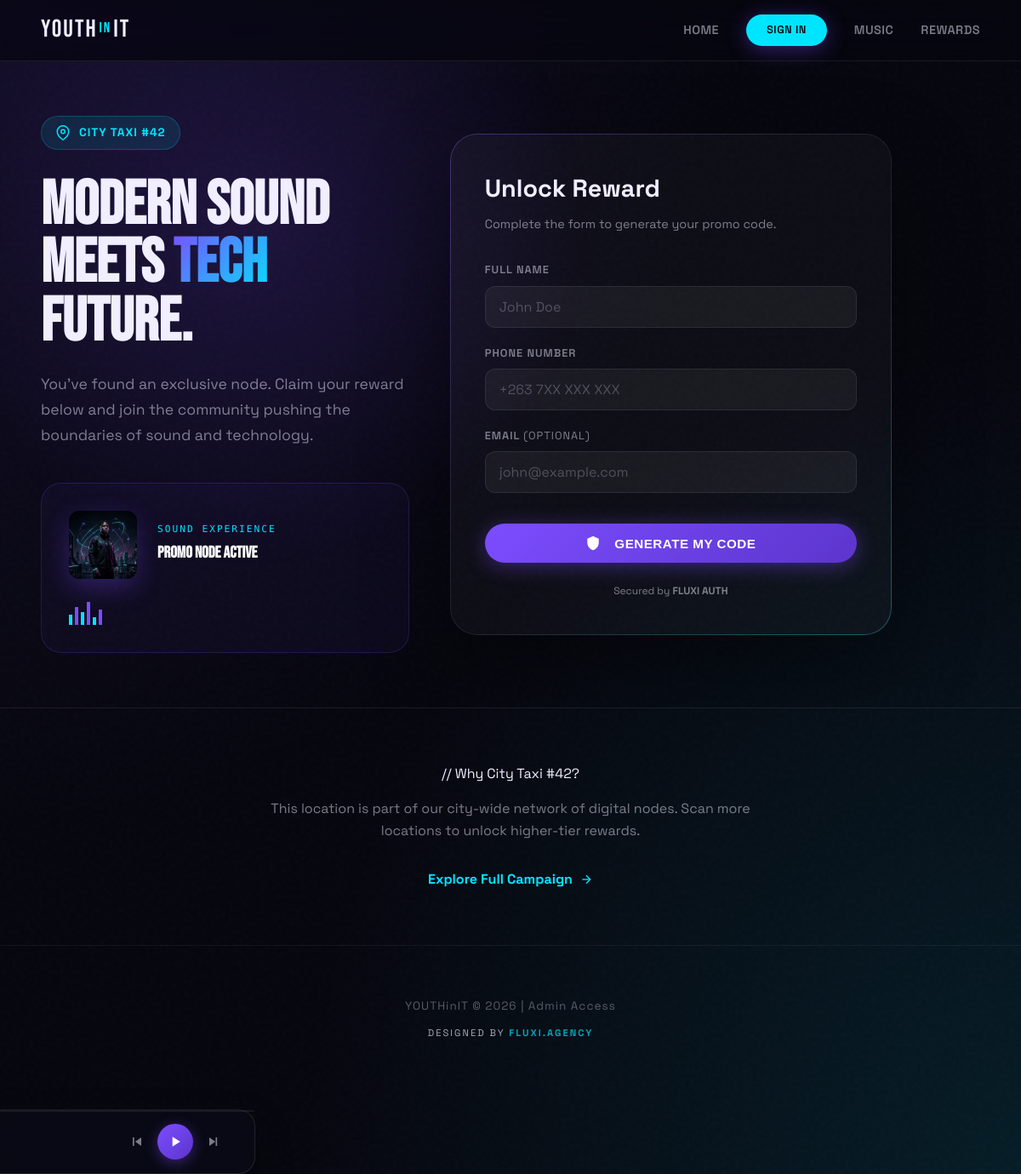
Page /scan/taxi-42/ on the committed database.
### campaign/models.py (models this page shows, shortened)
class CampaignLocation(models.Model):
    name = models.CharField(max_length=100)
    slug = models.SlugField(unique=True)
    description = models.TextField(blank=True)
    youtube_url = models.URLField(blank=True, null=True, help_text="Optional YouTube video for the landing page")

### campaign/views.py (the view, shortened to what this page needs)
# urls.py: path('scan/<slug:slug>/', views.scan_landing, name='scan_landing'),
def scan_landing(request, slug):
    location = get_object_or_404(CampaignLocation, slug=slug)
    ScanLog.objects.create(
        location=location,
        ip_address=request.META.get('REMOTE_ADDR'),
        user_agent=request.META.get('HTTP_USER_AGENT')
    )
    embed_url = None
    return render(request, 'campaign/scan_landing.html', {
        'location': location,
        'embed_url': embed_url
    })

### campaign/templates/campaign/scan_landing.html (shortened to what this page needs)
{% extends 'campaign/base.html' %}
{% load static %}
{% block content %}
<section class="scan-hero">
    <div class="container">
        <div class="scan-container">
            <div class="scan-info animate-fade-in">
                <div class="location-tag">
                    <svg width="18" height="18" viewBox="0 0 24 24" fill="none" stroke="currentColor" stroke-width="2">
                        <path d="M21 10c0 7-9 13-9 13s-9-6-9-13a9 9 0 0 1 18 0z"></path>
                        <circle cx="12" cy="10" r="3"></circle>
                    </svg>
                    <span>{{ location.name }}</span>
                </div>
                <h1>Modern Sound<br>Meets <span class="accent">Tech</span> Future.</h1>
                <p class="scan-desc">
                    {{ location.description|default:"You've found an exclusive node. Claim your reward below and join the community pushing the boundaries of sound and technology." }}
                </p>
                {% if embed_url %}
                <div class="video-container" style="margin-top: 2rem; border-radius: 20px; overflow: hidden; box-shadow: 0 20px 50px rgba(0,0,0,0.5); aspect-ratio: 16/9; background: #000; border: 1px solid var(--border);">
                    <iframe width="100%" height="100%" src="{{ embed_url }}" frameborder="0" allow="accelerometer; autoplay; clipboard-write; encrypted-media; gyroscope; picture-in-picture" allowfullscreen></iframe>
                </div>
                {% else %}
                <div class="music-node-experience" style="margin-top: 2rem; padding: 2rem; background: rgba(124, 77, 255, 0.05); border: 1px solid rgba(124, 77, 255, 0.2); border-radius: 24px; position: relative; overflow: hidden;">
                    <div style="display: flex; align-items: center; gap: 1.5rem; position: relative; z-index: 1;">
                        <div class="floating-art" style="width: 80px; height: 80px; border-radius: 12px; overflow: hidden; box-shadow: 0 10px 30px rgba(124, 77, 255, 0.3); animation: float 3s ease-in-out infinite;">
                            <img src="{% static 'images/album_cover.png' %}" style="width: 100%; height: 100%; object-fit: cover;">
                        </div>
                        <div>
                            <div style="font-family: var(--font-mono); font-size: 0.7rem; color: var(--secondary-color); letter-spacing: 2px; text-transform: uppercase; margin-bottom: 4px;">Sound Experience</div>
                            <h4 style="font-family: var(--font-display); font-size: 1.2rem; color: #FFF;">PROMO NODE ACTIVE</h4>
                        </div>
                    </div>
                    <div style="display: flex; align-items: flex-end; gap: 3px; height: 30px; margin-top: 1.5rem;">
                        <div class="bar" style="width: 4px; background: var(--secondary-color); animation: wave 1.2s infinite ease-in-out; height: 40%;"></div>
                        <div class="bar" style="width: 4px; background: var(--primary-color); animation: wave 1.5s infinite ease-in-out; height: 70%;"></div>
                        <div class="bar" style="width: 4px; background: var(--secondary-color); animation: wave 1.3s infinite ease-in-out; height: 50%;"></div>
                        <div class="bar" style="width: 4px; background: var(--primary-color); animation: wave 1.1s infinite ease-in-out; height: 90%;"></div>
                        <div class="bar" style="width: 4px; background: var(--secondary-color); animation: wave 1.6s infinite ease-in-out; height: 30%;"></div>
                        <div class="bar" style="width: 4px; background: var(--primary-color); animation: wave 1.4s infinite ease-in-out; height: 60%;"></div>
                    </div>
                </div>
                {% endif %}
            </div>
            <div class="animate-fade-in" style="animation-delay: 0.2s;">
                <div class="glass-form-card">
                    <div class="form-header">
                        <h2>Unlock Reward</h2>
                        <p>Complete the form to generate your promo code.</p>
                    </div>
                    <form action="{% url 'claim_reward' %}" method="POST">
                        <div class="form-group">
                            <label for="name">Full Name</label>
                            <input type="text" id="name" name="full_name" placeholder="John Doe" required>
                        </div>
                        <div class="form-group">
                            <label for="phone">Phone Number</label>
                            <input type="tel" id="phone" name="phone" placeholder="+263 7XX XXX XXX" required>
                        </div>
                        <div class="form-group">
                            <label for="email">Email <span style="color:var(--text-muted);font-weight:400;">(Optional)</span></label>
                            <input type="email" id="email" name="email" placeholder="john@example.com">
                        </div>
                        <button type="submit" class="btn-primary" style="width: 100%; justify-content: center; margin-top: 1rem;">
                            <svg width="18" height="18" viewBox="0 0 24 24" fill="currentColor" style="margin-right: 8px;">
                                <path d="M12 1L3 5v6c0 5.55 3.84 10.74 9 12 5.16-1.26 9-6.45 9-12V5l-9-4z" />
                            </svg>
                            Generate My Code
                        </button>
                    </form>
                    <div style="text-align: center; margin-top: 1.5rem; font-size: 0.75rem; color: var(--text-muted);">
                        <p>Secured by <strong>FLUXI AUTH</strong></p>
                    </div>
                </div>
            </div>
        </div>
    </div>
</section>
<section style="padding: 4rem 0; border-top: 1px solid var(--border);">
    <div class="container" style="text-align: center;">
        <div class="section-tag">// Why {{ location.name }}?</div>
        <p style="max-width: 600px; margin: 1rem auto; color: var(--text-muted);">
            {{ location.description|default:"This location is part of our city-wide network of digital nodes. Scan more locations to unlock higher-tier rewards." }}
        </p>
        <a href="{% url 'home' %}" style="display: inline-flex; align-items: center; color: var(--secondary-color); text-decoration: none; font-weight: 700; margin-top: 1rem;">
            Explore Full Campaign
            <svg width="16" height="16" viewBox="0 0 24 24" fill="none" stroke="currentColor" stroke-width="2" style="margin-left: 8px;">
                <line x1="5" y1="12" x2="19" y2="12"></line>
                <polyline points="12 5 19 12 12 19"></polyline>
            </svg>
        </a>
    </div>
</section>
{% endblock %}

### static/css/styles.css (style rules this page uses)
:root { --bg-color: #0a0a0c; --card-bg: rgba(255, 255, 255, 0.05); --primary-color: #7c4dff; --secondary-color: #00e5ff; --accent-color: #ff4081; --text-main: #ffffff; --text-muted: #a0a0a0; --glass-border: rgba(255, 255, 255, 0.1); --font-main: 'Outfit', sans-serif; }
* { margin: 0; padding: 0; box-sizing: border-box; }
body { background-color: var(--bg-color); background-image: radial-gradient(at 0% 0%, rgba(124, 77, 255, 0.1) 0px, transparent 50%), radial-gradient(at 100% 100%, rgba(0, 229, 255, 0.1) 0px, transparent 50%); color: var(--text-main); font-family: var(--font-main); line-height: 1.6; overflow-x: hidden; min-height: 100vh; }
.btn-primary { background: linear-gradient(135deg, var(--primary-color), var(--secondary-color)); color: white; padding: 16px 40px; border-radius: 50px; border: none; font-weight: 700; font-size: 1rem; letter-spacing: 1px; text-transform: uppercase; cursor: pointer; text-decoration: none; display: inline-block; transition: all 0.3s ease; box-shadow: 0 10px 20px rgba(124, 77, 255, 0.3); }
.container { max-width: 1200px; margin: 0 auto; padding: 0 20px; }
.animate-fade-in { animation: fadeInUp 0.8s ease forwards; }
section { padding: 80px 0; }
.form-group { margin-bottom: 1.5rem; }
label { display: block; margin-bottom: 0.5rem; color: var(--text-muted); }
input { width: 100%; background: rgba(255,255,255,0.05); border: 1px solid var(--glass-border); padding: 12px 20px; border-radius: 12px; color: white; outline: none; transition: border-color 0.3s ease; }

### campaign/templates/campaign/base.html (style rules this page uses)
*, *::before, *::after { box-sizing: border-box; margin: 0; padding: 0; }
:root { --primary-color: #7C4DFF; --secondary-color: #00E5FF; --accent-color: #FF4081; --bg-color: #06060E; --bg-card: rgba(255, 255, 255, 0.04); --text-main: #F0EEFF; --text-muted: rgba(240, 238, 255, 0.5); --border: rgba(255, 255, 255, 0.08); --player-h: 76px; --nav-h: 72px; --font-display: 'Bebas Neue', sans-serif; --font-body: 'Space Grotesk', sans-serif; --font-mono: 'DM Mono', monospace; --glow-purple: 0 0 40px rgba(124, 77, 255, 0.35); --glow-cyan: 0 0 40px rgba(0, 229, 255, 0.35); }
html { scroll-behavior: smooth; }
body { font-family: var(--font-body); background-color: var(--bg-color); color: var(--text-main); min-height: 100vh; overflow-x: hidden; padding-bottom: calc(var(--player-h) + 20px); }
body::before { content: ''; position: fixed; inset: 0; pointer-events: none; z-index: 0; opacity: 0.6; }
.container { width: 100%; max-width: 1200px; margin: 0 auto; padding: 0 clamp(16px, 5vw, 48px); }
.btn-primary { display: inline-flex; align-items: center; gap: 8px; background: linear-gradient(135deg, var(--primary-color), #5C35CC); color: white; text-decoration: none; padding: 14px 32px; border-radius: 50px; font-weight: 700; font-size: 0.95rem; letter-spacing: 0.5px; border: none; cursor: pointer; transition: transform 0.2s ease, box-shadow 0.2s ease, filter 0.2s ease; box-shadow: 0 4px 24px rgba(124, 77, 255, 0.4); white-space: nowrap; }
.form-group { margin-bottom: 1.25rem; }
.form-group label { display: block; font-size: 0.8rem; font-weight: 600; letter-spacing: 1px; text-transform: uppercase; color: var(--text-muted); margin-bottom: 0.5rem; }
.form-group input { width: 100%; background: rgba(255, 255, 255, 0.05); border: 1px solid var(--border); border-radius: 12px; padding: 13px 16px; color: var(--text-main); font-family: var(--font-body); font-size: 1rem; outline: none; transition: border-color 0.2s, box-shadow 0.2s, background 0.2s; }
.form-group input::placeholder { color: rgba(240, 238, 255, 0.25); }
.animate-fade-in { opacity: 0; animation: fadeInUp 0.7s ease forwards; }

### rows in the picture
CampaignLocation: name "CITY TAXI #42", description "You've found an exclusive node. Claim your reward below and join the community pushing the boundaries of sound and technology.", name "City Taxi #42", description "This location is part of our city-wide network of digital nodes. Scan more locations to unlock higher-tier rewards."
